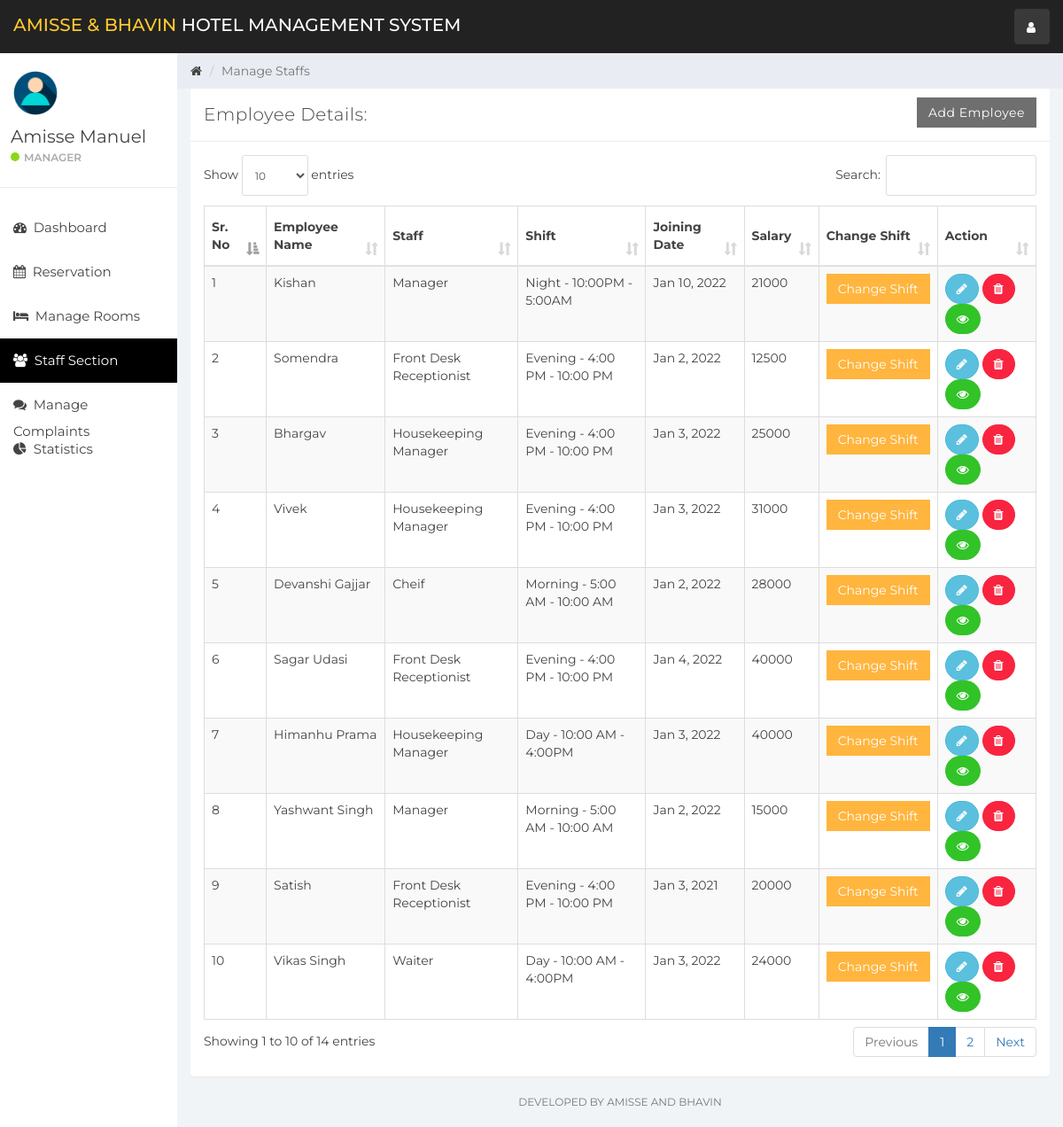
Page /index.php?staff_mang (signed in) on the committed database.
### tables this page shows
CREATE TABLE `user` (
  `id` int(11) NOT NULL,
  `name` varchar(100) NOT NULL,
  `username` varchar(15) NOT NULL,
  `email` varchar(100) NOT NULL,
  `password` varchar(100) NOT NULL,
  `created_at` timestamp NOT NULL DEFAULT current_timestamp()
);

CREATE TABLE `staff` (
  `emp_id` int(11) NOT NULL,
  `emp_name` varchar(100) NOT NULL,
  `staff_type_id` int(11) NOT NULL,
  `shift_id` int(11) NOT NULL,
  `id_card_type` int(11) NOT NULL,
  `id_card_no` varchar(20) NOT NULL,
  `address` varchar(100) NOT NULL,
  `contact_no` bigint(20) NOT NULL,
  `salary` bigint(20) NOT NULL,
  `joining_date` timestamp NOT NULL DEFAULT current_timestamp(),
  `updated_at` timestamp NOT NULL DEFAULT current_timestamp() ON UPDATE current_timestamp()
);

CREATE TABLE `staff_type` (
  `staff_type_id` int(10) NOT NULL,
  `staff_type` varchar(100) NOT NULL
);

CREATE TABLE `shift` (
  `shift_id` int(10) NOT NULL,
  `shift` varchar(100) NOT NULL,
  `shift_timing` varchar(100) NOT NULL
);

### staff_mang.php (the view, shortened to what this page needs)
<div class="col-sm-9 col-sm-offset-3 col-lg-10 col-lg-offset-2 main">
    <div class="row">
        <ol class="breadcrumb">
            <li><a href="#">
                    <em class="fa fa-home"></em>
                </a></li>
            <li class="active">Manage Staffs</li>
        </ol>
    </div>
    <div class="row">
        <div class="col-lg-12">
            <div class="panel panel-default">
                <div class="panel-heading">Employee Details:
                    <a href="index.php?add_emp" class="btn btn-secondary pull-right" style="border-radius:0%">Add Employee</a>
                </div>
                <div class="panel-body">
                    <table class="table table-striped table-bordered table-responsive" cellspacing="0" width="100%"
                           id="rooms">
                        <thead>
                        <tr>
                            <th>Sr. No</th>
                            <th>Employee Name</th>
                            <th>Staff</th>
                            <th>Shift</th>
                            <th>Joining Date</th>
                            <th>Salary</th>
                            <th>Change Shift</th>
                            <th>Action</th>
                        </tr>
                        </thead>
                        <tbody>
                        <?php
                        $staff_query = "SELECT * FROM staff  NATURAL JOIN staff_type NATURAL JOIN shift";
                        $staff_result = mysqli_query($connection, $staff_query);
                        if (mysqli_num_rows($staff_result) > 0) {
                            while ($staff = mysqli_fetch_assoc($staff_result)) { ?>
                                <tr>
                                    <td><?php echo $staff['emp_id']; ?></td>
                                    <td><?php echo $staff['emp_name']; ?></td>
                                    <td><?php echo $staff['staff_type']; ?></td>
                                    <td><?php echo $staff['shift'] . ' - ' . $staff['shift_timing']; ?></td>
                                    <td><?php echo date('M j, Y', strtotime($staff['joining_date'])); ?></td>
                                    <td><?php echo $staff['salary']; ?></td>
                                    <td>
                                        <button class="btn btn-warning" style="border-radius:0%" data-toggle="modal" data-target="#changeShift"
                                                data-id="<?php echo $staff['emp_id']; ?>" id="change_shift">Change Shift</button>
                                    </td>
                                    <td>
                                        <button data-toggle="modal"
                                                data-target="#empDetail<?php echo $staff['emp_id']; ?>"
                                                data-id="<?php echo $staff['emp_id']; ?>" id="editEmp"
                                                class="btn btn-info" style="border-radius:60px;"><i class="fa fa-pencil"></i></button>
                                        <a href='functionmis.php?empid=<?php echo $staff['emp_id']; ?>'
                                           class="btn btn-danger" onclick="return confirm('Are you Sure?')" style="border-radius:60px;"><i
                                                    class="fa fa-trash"></i></a>
                                        <a href='index.php?emp_history&empid=<?php echo $staff['emp_id']; ?>'
                                           class="btn btn-success" title="Employee Histery" style="border-radius:60px;"><i class="fa fa-eye"></i></a>
                                    </td>
                                </tr>
                                <?php
                            }
                        }
                        ?>
                        </tbody>
                    </table>
                </div>
            </div>
        </div>
    </div>
    <div class="row">
        <div class="col-sm-12">
        <p class="back-link">Developed By Amisse and Bhavin</p>
        </div>
    </div>
</div>

### sidebar.php (shortened to what this page needs)
<div id="sidebar-collapse" class="col-sm-3 col-lg-2 sidebar">
    <div class="profile-sidebar">
        <div class="profile-userpic">
            <img src="img/user.png" class="img-responsive" alt="">
        </div>
        <div class="profile-usertitle">
            <div class="profile-usertitle-name"><?php echo $user['name'];?></div>
            <div class="profile-usertitle-status"><span class="indicator label-success"></span>Manager</div>
        </div>
    </div>
    <ul class="nav menu">
    <?php
        if (isset($_GET['dashboard'])){ ?>
            <li class="active">
                <a href="index.php?dashboard"><em class="fa fa-dashboard">&nbsp;</em>
                    Dashboard
                </a>
            </li>
        <?php } else{?>
            <li>
                <a href="index.php?dashboard"><em class="fa fa-dashboard">&nbsp;</em>
                    Dashboard
                </a>
            </li>
        <?php }
        if (isset($_GET['reservation'])){ ?>
            <li class="active">
            <a href="index.php?reservation"><em class="fa fa-calendar">&nbsp;</em>
                    Reservation
                </a>
            </li>
        <?php } else{?>
            <li>
            <a href="index.php?reservation"><em class="fa fa-calendar">&nbsp;</em>
                    Reservation
                </a>
            </li>
        <?php }
        if (isset($_GET['room_mang'])){ ?>
            <li class="active">
                <a href="index.php?room_mang"><em class="fa fa-bed">&nbsp;</em>
                    Manage Rooms
                </a>
            </li>
        <?php } else{?>
            <li>
            <a href="index.php?room_mang"><em class="fa fa-bed">&nbsp;</em>
                    Manage Rooms
                </a>
            </li>
        <?php }
        if (isset($_GET['staff_mang'])){ ?>
            <li class="active">
                <a href="index.php?staff_mang"><em class="fa fa-users">&nbsp;</em>
                    Staff Section
                </a>
            </li>
        <?php }
        if (isset($_GET['complain'])){ ?>
            <li class="active">
                <a href="index.php?complain"><em class="fa fa-comments">&nbsp;</em>
                    Manage Complaints
                </a>
            </li>
        <?php } else{?>
            <li>
                <a href="index.php?complain"><em class="fa fa-comments">&nbsp;</em>
                    Manage Complaints
                </a>
            </li>
        <?php }
        ?>
        <?php
        if (isset($_GET['statistics'])){ ?>
            <li class="active">
                <a href="index.php?statistics"><em class="fa fa-pie-chart">&nbsp;</em>
                    Statistics
                </a>
            </li>
        <?php } else{?>
        <li>
            <a href="index.php?statistics"><em class="fa fa-pie-chart">&nbsp;</em>
                Statistics
            </a>
        </li>
<?php }?>
    </ul>
</div>

### rows in the picture
user: name "Amisse Manuel"
staff: emp_id "1", emp_name "Kishan", staff_type.staff_type "Manager", shift.shift "Night", shift.shift_timing "10:00PM - 5:00AM", joining_date "Jan 10, 2022", salary "21000"
staff: emp_id "2", emp_name "Somendra", staff_type.staff_type "Front Desk Receptionist", shift.shift "Evening", shift.shift_timing "4:00 PM - 10:00 PM", joining_date "Jan 2, 2022", salary "12500"
staff: emp_id "3", emp_name "Bhargav", staff_type.staff_type "Housekeeping Manager", shift.shift "Evening", shift.shift_timing "4:00 PM - 10:00 PM", joining_date "Jan 3, 2022", salary "25000"
staff: emp_id "4", emp_name "Vivek", staff_type.staff_type "Housekeeping Manager", shift.shift "Evening", shift.shift_timing "4:00 PM - 10:00 PM", joining_date "Jan 3, 2022", salary "31000"
staff: emp_id "5", emp_name "Devanshi Gajjar", staff_type.staff_type "Cheif", shift.shift "Morning", shift.shift_timing "5:00 AM - 10:00 AM", joining_date "Jan 2, 2022", salary "28000"
staff: emp_id "6", emp_name "Sagar Udasi", staff_type.staff_type "Front Desk Receptionist", shift.shift "Evening", shift.shift_timing "4:00 PM - 10:00 PM", joining_date "Jan 4, 2022", salary "40000"
staff: emp_id "7", emp_name "Himanhu Prama", staff_type.staff_type "Housekeeping Manager", shift.shift "Day", shift.shift_timing "10:00 AM - 4:00PM", joining_date "Jan 3, 2022", salary "40000"
staff: emp_id "8", emp_name "Yashwant Singh", staff_type.staff_type "Manager", shift.shift "Morning", shift.shift_timing "5:00 AM - 10:00 AM", joining_date "Jan 2, 2022", salary "15000"
staff: emp_id "9", emp_name "Satish", staff_type.staff_type "Front Desk Receptionist", shift.shift "Evening", shift.shift_timing "4:00 PM - 10:00 PM", joining_date "Jan 3, 2021", salary "20000"
staff: emp_id "10", emp_name "Vikas Singh", staff_type.staff_type "Waiter", shift.shift "Day", shift.shift_timing "10:00 AM - 4:00PM", joining_date "Jan 3, 2022", salary "24000"
